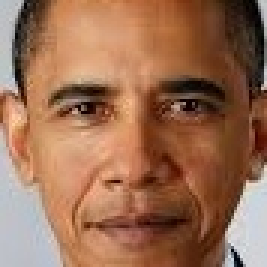
#> input picture Facial Recognition System/model/cropped_images/Barrack/face_download (2).jpg, 89 x 89 px, found by its file name (shown 3 times larger)
$ jupyter execute --allow-errors facedetect.ipynb
#> lines starting #> are read from the running program, lines starting #| are printed output that depends on the picture
#> (reads Facial Recognition System/model/face_recognition_model.pkl from the repository)
[cell 1]
import cv2
import os
import numpy as np

# Load Haar cascade classifiers
face_cascade = cv2.CascadeClassifier(cv2.data.haarcascades + 'haarcascade_frontalface_default.xml')
eye_cascade = cv2.CascadeClassifier(cv2.data.haarcascades + 'haarcascade_eye.xml')

# Directory setup
input_dir = 'training_images'  # Your folder
output_dir = 'cropped_training_faces'
os.makedirs(output_dir, exist_ok=True)

def process_image(image_path, output_path):
    # Read the image
    img = cv2.imread(image_path)
    if img is None:
        print(f"Failed to load: {image_path}")
        return

    gray = cv2.cvtColor(img, cv2.COLOR_BGR2GRAY)

    # Detect faces
    faces = face_cascade.detectMultiScale(gray, scaleFactor=1.1, minNeighbors=5, minSize=(30, 30))

    for i, (x, y, w, h) in enumerate(faces):
        # Crop face region
        face_roi = img[y:y+h, x:x+w]

        # Detect eyes within face (optional validation)
        gray_face = gray[y:y+h, x:x+w]
        eyes = eye_cascade.detectMultiScale(gray_face)

        # Save only if at least one eye is detected
        if len(eyes) > 0:
            cv2.imwrite(output_path, face_roi)
            print(f"Saved: {output_path}")

# Process all subfolders in training_images
#> (the rest of this cell did not finish here and is left out)

[cell 2]
from skimage.feature import hog
from sklearn.svm import SVC
from sklearn.model_selection import train_test_split
from sklearn.metrics import accuracy_score
import numpy as np
import cv2
import os
import joblib

# Feature extraction function
def extract_features(image_path):
    img = cv2.imread(image_path, cv2.IMREAD_GRAYSCALE)
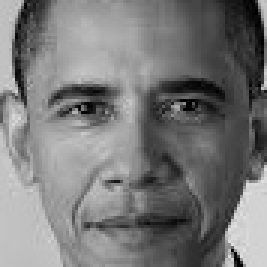
#> img: shape (89, 89) (shown 3 times larger); min 0, max 227, mean 120.6
    if img is None:
        return None
    img = cv2.resize(img, (64, 64))  # Standardize size
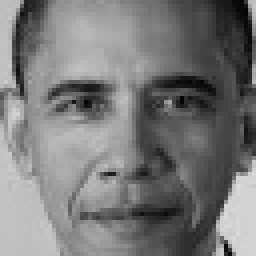
#> img: shape (64, 64) (shown 4 times larger); min 3, max 219, mean 120.6
    features, _ = hog(img, pixels_per_cell=(8, 8), cells_per_block=(2, 2), visualize=True)
#> features = 1764 values, max 0.409 at index 345, min 0 at index 16, mean 0.132
    return features

# Load data from cropped_training_faces
data = []
labels = []
base_dir = 'cropped_training_faces'

for label in os.listdir(base_dir):
    label_dir = os.path.join(base_dir, label)
    if os.path.isdir(label_dir):
        for filename in os.listdir(label_dir):
            if filename.endswith('.jpg'):
                features = extract_features(os.path.join(label_dir, filename))
                if features is not None:
                    data.append(features)
                    labels.append(label)

data = np.array(data)
labels = np.array(labels)

# Split dataset
#> (the rest of this cell did not finish here and is left out)

[cell 3]
def predict_face(image_path, model):
    features = extract_features(image_path)
    if features is None:
        return "Error processing image"
    prediction = model.predict([features])[0]
#> prediction = 'Barack'
    confidence = model.predict_proba([features])[0].max() * 100
#> confidence = 21.29
    return f"{prediction} ({confidence:.2f}% confidence)"

# Test on a new image
test_image = './cropped_training_faces/Murphy/face_download (2).jpg'  # Replace with your test image path
model = joblib.load('face_recognition_model.pkl')
result = predict_face(test_image, model)
#> result = 'Barack (21.29% confidence)'
print(f"Prediction: {result}")
#| Prediction: Barack (21.29% confidence)
